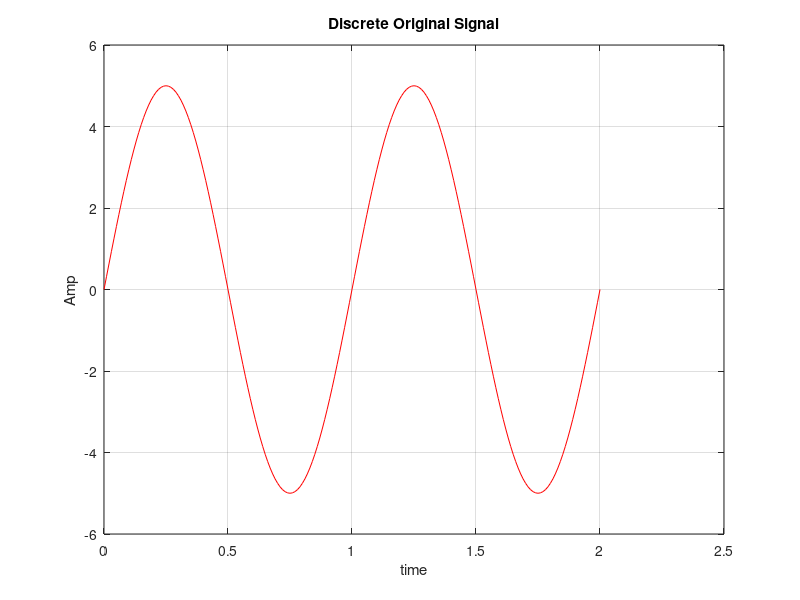
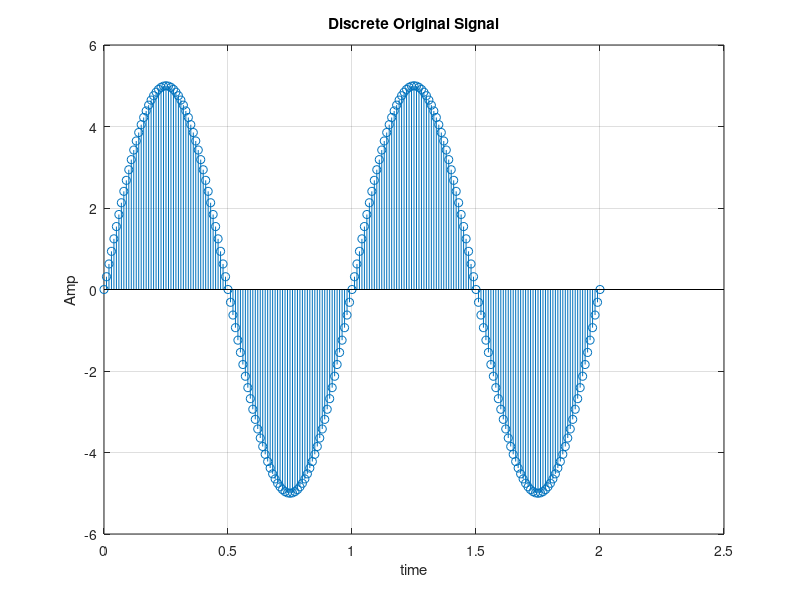
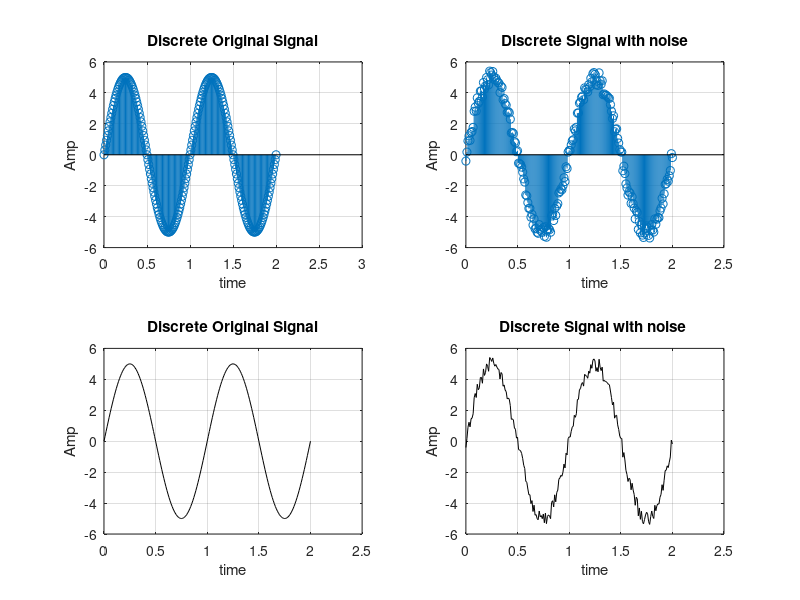
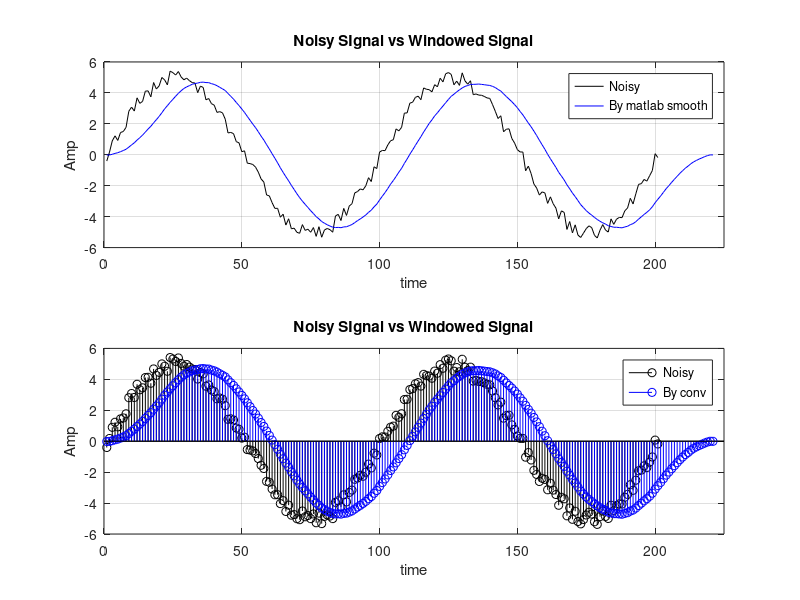

Reproduce these figures in MATLAB, in order. (Note: this script raises an error after producing the figures.)
%% Exp 1 _ the rest
% Teacher : Dr. Abidi
% Author: [SeyedAli] - [SeyedHosseini]
% E-mail: [alishosseini79@aut.ac.ir] 
%Student-Number : [9723042]
% University: Amirkabir University of Technology
%% part1
close all ; clear ; clc;
le = 0.01 ; %step size
t = 0 : le : 2; %time domain
A = 5; %AMp
f = 1; %carrier frequency
y = A * sin(2*pi*f*t);  %Original signal 
figure(1)
stem(t,y)
plot(t,y,"r")
grid on;
ylabel("Amp")
xlabel("time")
title("Discrete Original Signal")
axis([0 2.5 -6 6])

figure(2)
stem(t,y,"o")
grid on;
ylabel("Amp")
xlabel("time")
title("Discrete Original Signal")
axis([0 2.5 -6 6])
%% part2
m = -.5 + (1) * rand(1,length(t)); %Random noise : [ a + (b - a)*rand(1,N) ] 
y_n = m + y ; %Noisy signal
% N1 = 21; 
% y_n = smooth(y_n, N1);

figure(3)
subplot(221)
stem(t,y)
grid on;
ylabel("Amp")
xlabel("time")
title("Discrete Original Signal")
axis([0 3 -6 6])

subplot(222)
stem(t,y_n)
grid on;
ylabel("Amp")
xlabel("time")
title("Discrete Signal with noise")
axis([0 2.5 -6 6])

subplot(223)
plot(t,y,"k")
grid on;
ylabel("Amp")
xlabel("time")
title("Discrete Original Signal")
axis([0 2.5 -6 6])

subplot(224)
plot(t,y_n,"k")
grid on;
ylabel("Amp")
xlabel("time")
title("Discrete Signal with noise ")
axis([0 2.5 -6 6])
%% part3
M1 = 0 ; 
M2 = 20 ;
MA_Len = M2 + M1 + 1 ; %length of MA
MA = ones(1,MA_Len)/ (MA_Len); % Moving Average Signal 
Wind_Sig = conv(MA,y_n); %Windowed Noisy signal
t2 = 0 : le : le*(numel(Wind_Sig) - 1) ; %Time domain for conv 

figure(4)
subplot(211)
plot(y_n,"k");
hold on;
plot(Wind_Sig,"b")
grid on;
ylabel("Amp")
xlabel("time")
title("Noisy SIgnal vs Windowed Signal")
axis([0 225 -6 6])
legend('Noisy' , 'By matlab smooth' , 'By conv')

subplot(212)
stem(y_n,"k");
hold on;
stem(Wind_Sig,"b")
grid on;
ylabel("Amp")
xlabel("time")
title("Noisy SIgnal vs Windowed Signal")
axis([0 225 -6 6])
legend('Noisy' , 'By conv')

%% part 4
a = 1 ;
b = ones(1,21) / 21;
yy = filter(b,a,y_n) ;  %%creating y using filter

figure(5)
plot(yy,'*')
hold on
plot(Wind_Sig)
grid on;
ylabel("Amp")
xlabel("time")
title("Filter SIgnal vs Windowed Signal")
axis([0 225 -6 6])
legend('MA' , 'Filter')

%% part5
% We created function at the end of code
y2 = singen(pi/6,300); %Output using Manual Function
t_5 = 1:1:300 ;
figure(6)
plot(t_5,y2)
grid on;
ylabel("Amp")
xlabel("time")
title("Singen Signal")


%% part 6
res = 0.01 ;
t6 = 0 : res : 4 ;
xt = cos(2*pi*t6) + cos(8*pi*t6) + cos(12*pi*t6) ; %Original signal
figure(7)
plot(t6,xt)
fs = 5 ; %sampling Frequency
T = (1/fs) ;
ts = 0 : T : 4; %sampling time
xs = cos(2*pi*ts) + cos(8*pi*ts) + cos(12*pi*ts) ; %Sampled signal
hold on;
plot(ts,xs,'r *')
grid on;
ylabel("Amp")
xlabel("time")
title("Original Signal vs Sampled Signal")
axis([0 5 -3 4])
% legend('Original Signal' , 'Sampled Signal')

wc = 2*pi*2 ;
recunsrtructedsig = zeros(1,numel(t6)); %PreAllocating
for n = 1 : numel(ts)
    recunsrtructedsig = recunsrtructedsig + xs(n)*(wc*T/pi)*(sinc(wc*(t6 - ts(n))/pi));
end
hold on;
plot(t6,recunsrtructedsig,'k')
grid on;
ylabel("Amp")
xlabel("time")
title("Original Signal vs Sampled Signal")
axis([0 5 -3 4])
legend('Original Signal' , 'Sampled Signal','Recunsrtructed Signal')

%% part 7
signalfunc = @(t) sinc(5*t).^2 ;
res = 0.01 ;
Fs = 1/res ;
t7 = -5 : res : 5 ;
x7 = signalfunc(t7) ;
figure(8)
plot(t7,x7,'k')
ylabel("Amp")
xlabel("time")
title("Original Signal")
grid on;
axis([-5 5 -0.2 1.22])
hold on;

L = length(x7) ;
spec_main = abs(fftshift(fft(x7))/L) ;
figure(9)
subplot(311)
plot(normalFreqArr(L) * Fs , spec_main)
ylabel("Amp")
xlabel("freq(hz)")
title("FFT Signal")
grid on;

fsampling7 = 4 ;
T7 = 1/fsampling7 ;
ts7 = -5 : T7 : 5 ;
xs7 = signalfunc(ts7); %sampling signal with fs = 4 Hz
figure(8)
plot(ts7,xs7,'o')
legend('Original' , ' sampled with fs')
hold on ;

Ls = length(xs7) ;
spec_sampled = abs(fftshift(fft(xs7))/Ls) ;
figure(9)
subplot(312)
plot(normalFreqArr(Ls) * fsampling7 , spec_sampled)
ylabel("Amp")
xlabel("freq(hz)")
title("FFT Sampled Signal")
grid on;

N = Ls ;
w = linspace(-4*pi,4*pi,4*N) ;
X = freqz(xs7,1,w)/N ;
subplot(313)
plot(w * fsampling7 /2*pi , abs(X) , 'r')
ylabel("Amp")
xlabel("freq(hz)")
title("FFT Sampled Signal")
grid on;

%% part 8
signalfunc = @(t) sinc(2*t) ;
res = 0.01 ;
Fs = 1/res ;
t8 = -5 : res : 5 ;
x8 = signalfunc(t8) ;
figure(10)
subplot(211)
plot(t8,x8,'k')
ylabel("Amp")
xlabel("time")
title("Sinc(2t)")
grid on;
axis([-5 5 -0.7 1.22])
hold on;

Fsamp = 25.5 *2 ; %sampling freq which we can change
Ts = 1 / Fs ;
ts = -5 : Ts : 5 ;
xs = signalfunc(ts) ;
figure(10)
subplot(212)
plot(ts,xs,'*')
ylabel("Amp")
xlabel("time")
title("Sampled Sinc(2t)")
grid on;
axis([-5 5 -0.7 1.22])
hold on;

L = length(x8) ;
spec_main = abs(fftshift(fft(x8))/L) ;
figure(11)
subplot(211)
plot(normalFreqArr(L) * Fs , spec_main)
ylabel("Amp")
xlabel("freq(hz)")
title("FFT Signal")
grid on;

Ls = length(xs) ;
spec_sampled = abs(fftshift(fft(xs))/Ls) ;
figure(11)
subplot(212)
plot(normalFreqArr(Ls) * Fsamp , spec_sampled , 'r')
ylabel("Amp")
xlabel("freq(hz)")
title("FFT Sampled Signal")
grid on;

%% part 9 a
res = 1/(2*pi) ;
Fs = 1/res ;
signalFunc = @(t,Fs) cos(pi*(1/ 16)*Fs*t ) + cos(pi*(5/ 16)*Fs*t ) + cos(pi*(9/ 16)*Fs*t ) + cos(pi*(13/ 16)*Fs*t );
t = -5 : res : 5 ;
xt = signalFunc(t,Fs) ;
figure(12);subplot(211) ; plot(t,xt,'r');grid on;ylabel("Amp");xlabel("time");
title("Original Signal");axis([-5 5 -4 4.22]);hold on;

Lt = length(xt) ;
spec_sampled = abs(fftshift(fft(xt))/Lt) ;
figure(12) ; subplot(212);hold on;
plot(normalFreqArr(Lt) * Fsamp , spec_sampled , 'k');ylabel("Amp");xlabel("freq(hz)");
title("FFT of Signal");grid on;axis([-25 25 -0.1 0.6])


h = xlsread('filters.xls',1) ; %analysis filter
f = xlsread('filters.xls',2) ; %synthesis filter
N = 256 ;
w = linspace(-pi,pi,N);
figure(13);plot(w/(2*pi),pwlog(freqz(h(1,:),1,w)/N) , 'r');ylabel("Mag");xlabel("freq(hz)");
title("Analysis filters");grid on;
hold on;
plot(w/(2*pi),pwlog(freqz(h(2,:),1,w)/N) , 'k');
plot(w/(2*pi),pwlog(freqz(h(3,:),1,w)/N) , 'b');
plot(w/(2*pi),pwlog(freqz(h(4,:),1,w)/N) , 'y');
legend('analysis1','analysis2','analysis3','analysis4')

figure(14);plot(w/(2*pi),pwlog(freqz(f(1,:),1,w)/N) , 'r');ylabel("Mag");xlabel("freq(hz)");
title("Synthesis filters");grid on;
hold on;
plot(w/(2*pi),pwlog(freqz(f(2,:),1,w)/N) , 'k');
plot(w/(2*pi),pwlog(freqz(f(3,:),1,w)/N) , 'b');
plot(w/(2*pi),pwlog(freqz(f(4,:),1,w)/N) , 'y');
legend('Synthesis1','Synthesis2','Synthesis3','Synthesis4')


coeff = [2 0 1 0.5] ; %% coefficients for frequencies
sub = zeros(4,numel(t));
for i = 1 : 1
   temp1 = filter(h(i,:) , 1, xt); %filter input with analythic filter
   figure(12);subplot(211);plot(t,temp1,'g'); 
   temp2 = downsample(temp1,4);
   L = length(temp2) ;
   spec_out = abs(fftshift(fft(temp2,L))/L);
   figure(12);subplot(212);plot(normalFreqArr(L) * Fs , spec_out , 'y')
   temp3 = coeff(i)*temp2 ;
   temp4 = upsample(temp3,4);
   temp5 = filter(f(i,:) , 1, temp4);
   temp5 = temp5(1 : length(t));
   figure(12);subplot(211);plot(t,temp5,'b');legend('original','analysis flitered','Synthesis Filtered')
   sub(i,:) = temp5;
end

xout = sum(sub) ;
spec_out = abs(fftshift(fft(xout,L))/L);
figure(12) ; subplot(212);hold on;
plot(normalFreqArr(L), spec_out , 'b');legend('original','analysis flitered','Synthesis Filtered')



%% singen
function y = singen(w,n) 
    x1 = zeros(1,n);
    x1(1) = 1;
    b=[0,sin(w)];
    a=[1,-2*cos(w),1];
    y = filter(b,a,x1);
end
%% normalFreqArr
function a = normalFreqArr(m)
     fnor = (0 : m - 1 ) / m ; 
     a = fftshift(fnor) ;
     a(a>=0.5) = a(a>=0.5) - 1 ; 
end
%% Power db
function a = pwlog(x) 
        a = 20*log(abs(x)) ;
end